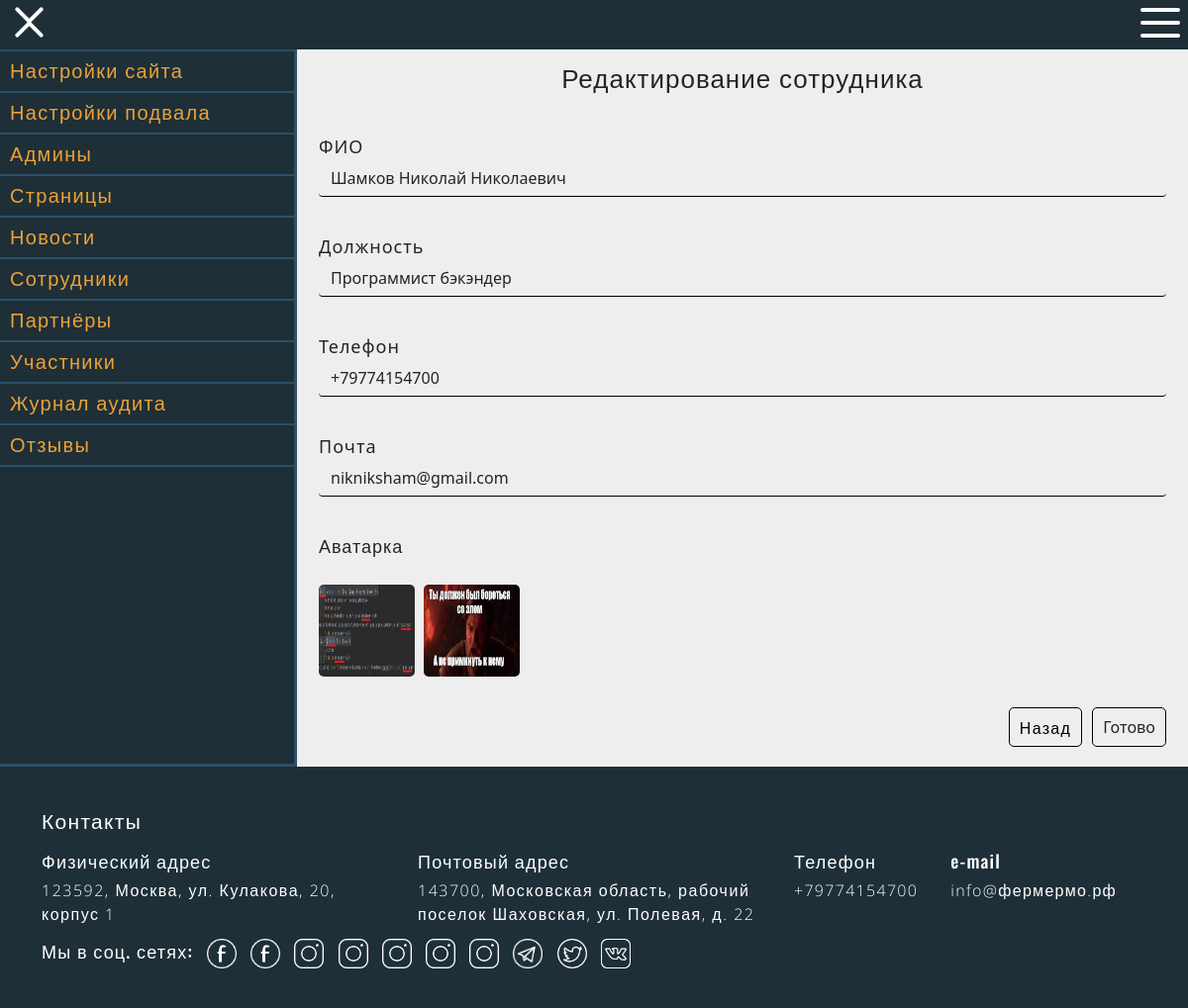
Screenshot of /admin-edit-worker/1 (signed in) with the database file from the repository.
### data/worker.py (models this page shows, shortened)
class Worker(SqlAlchemyBase, SerializerMixin):
    __tablename__ = 'worker'
    id = sqlalchemy.Column(sqlalchemy.Integer, primary_key=True, autoincrement=True)
    image = sqlalchemy.Column(sqlalchemy.String, nullable=True)
    name = sqlalchemy.Column(sqlalchemy.String, nullable=True)
    profession = sqlalchemy.Column(sqlalchemy.String, nullable=True)
    phone = sqlalchemy.Column(sqlalchemy.String, nullable=True)
    email = sqlalchemy.Column(sqlalchemy.String, nullable=True)
    created_date = sqlalchemy.Column(sqlalchemy.DateTime, default=datetime.now())

### run.py (the view)
@application.route("/admin-edit-worker/<int:id>", methods=['GET', 'POST'])
@login_required
def admin_edit_worker(id):
    if current_user.status > 0:
        form, path = WorkerForm(), get_path()
        worker = edit_worker(id, {"admin_email": current_user.email, "action": "get"})
        message, result, filenames = None, False, []
        if "message" not in worker:
            if request.method == 'POST':
                filenames = save_image_test(request.files, path, current_user.email, max_image=1)
                message = edit_worker(id, {"profession": form.profession.data, "name": form.name.data,
                                           "email": form.email.data, "phone": form.phone.data,
                                           "image": '//'.join(filenames), "action": "put", "admin_email": current_user.email})
                if "success" in message:
                    filenames = copy_files(path, f"worker/worker_{id}", filenames)
                    m = edit_worker(id, {"image": '//'.join(filenames), "action": "put", "admin_email": current_user.email})
                    result = True
                    set_other_params()
                message = list(message.values())[-1]
            else:
                form.profession.data = worker["profession"]
                form.name.data = worker["name"]
                form.email.data = worker["email"]
                form.phone.data = worker["phone"]
                if get_files_from(path) == []:
                    filenames = copy_files(f"worker/worker_{id}", path, worker["image"].split("//"))
                    admin_images[current_user.email] = [_.split("/")[-1] for _ in filenames]
                else:
                    filenames = get_files_from(path)
        else:
            message = list(worker.values())[-1]
        return get_render_template('form/admin-form-worker.html', title='Редактирование сотрудника', message=message,
                               form=form, result=result, flag=False, filenames=filenames, image_len=len(filenames) + 1)
    return you_dont_have_permission()

### data/forms.py
class WorkerForm(StartForm):
    name = StringField('ФИО', validators=[DataRequired()])
    profession = StringField('Должность', validators=[DataRequired()])
    phone = StringField("Телефон", validators=[DataRequired()])
    email = StringField("Почта", validators=[DataRequired()])

### data/Inner/WorkerInnerAPI.py (called while the page is built)
def find_by_id(id, session):
    worker = session.query(Worker).get(id)
    if not worker:
        return raise_error(f"Сотрудник не найден", session), 1
    return worker, session

### data/Inner/main_file.py (called while the page is built)
def check_admin_status(email, need_status=1):
    admin, session = check_admin(email)
    if admin.status < int(need_status):
        return raise_error("У вас недостаточно прав для этого", session), 1
    return admin, session

def check_admin(email):
    session = db_session.create_session()
    user = session.query(User).filter(User.email == email).first()
    if not user:
        return raise_error(f"Админ {email} не найден", session), 1
    return user, session

### data/db_session.py (called while the page is built)
def create_session() -> Session:
    global __factory
    return __factory()

### run.py (called while the page is built)
def get_render_template(template, **kwargs):
    return render_template(template, special_params=get_special_params(), **kwargs)

def get_path(end=""):
    return f"tmp/{current_user.email}{end}"

@login_manager.user_loader
def load_user(user_id):
    session = db_session.create_session()
    a = session.query(User).get(user_id)
    session.close()
    return a

def get_files_from(folder, path=application.config["UPLOAD_FOLDER"]):
    files = []
    if os.path.exists(application.config["UPLOAD_FOLDER"]+folder):
        files = os.listdir(application.config["UPLOAD_FOLDER"]+folder)
    return files

def get_special_params():
    global load_new_footer_params, load_new_params, load_seo_params
    if load_new_footer_params:
        load_new_footer_params = False
        set_footer_params()
    if load_new_params:
        load_new_params = False
        set_other_params()
    if load_seo_params:
        load_seo_params = False
        set_seo_params()
    local_special_params = special_params.copy()
    local_special_params["is_admin"] = not current_user.is_anonymous
    return local_special_params

### templates/form/admin-form-worker.html (shortened to what this page needs)
{% extends "admin-panel.html" %}
{% block adminblock %}
<p class="settings-title">{{title}}</p>
<div class="settings">
    <form action="" method="post" enctype=multipart/form-data>
        <div class="main">
            {{ form.name.label }}<br>
            {{ form.name(class="form-control") }}<br>
            {{ form.profession.label }}<br>
            {{ form.profession(class="form-control") }}<br>
            {{ form.phone.label }}<br>
            {{ form.phone(class="form-control") }}<br>
            {{ form.email.label }}<br>
            {{ form.email(class="form-control") }}<br>
            <p>Аватарка</p>
            <div class="settings-images">
                <div id="images1">
                    {% if filenames %}
                    {% for filename in filenames %}
                    <div class="input-file-row-1">
                        <div class="upload-file-container">
                            <div class="delete-image"></div>
                            <img id="image{{loop.index}}" class="visible" src="/static/img/{{filename}}"
                                 alt="">
                        </div>
                    </div>
                    {% endfor %}
                    {% endif %}
                </div>
            </div>
            <div class="submit-block">
                <button class="element-exit"><a href=/admin-list-worker>Назад</a></button>
                {{ form.submit(type="submit", class="btn btn-primary submit") }}
            </div>
        </div>
    </form>
</div>
{% endblock %}

### static/css/style.css (style rules this page uses)
*, *::before, *::after { margin: 0; padding: 0; }
button { border: none; }
body { padding-top: 50px; min-height: 100vh; background: #f4f4f4; display: flex; flex-direction: column; }
p { font-family: 'Open Sans', sans-serif; font-weight: 300; }
a { font-family: 'Open Sans', sans-serif; font-weight: 300; color: inherit; text-decoration: none; letter-spacing: 1.3px; }

### static/css/admin-panel.css (style rules this page uses)
.settings { padding: 10px; }
.settings p { overflow-wrap: break-word; word-wrap: break-word; -ms-word-break: break-all; word-break: break-all; word-break: break-word; -ms-hyphens: auto; -moz-hyphens: auto; -webkit-hyphens: auto; hyphens: auto; margin: 0; }
.settings input { color: #212529; margin-bottom: 10px; }
.settings input[type="text"] { outline: none; border: none; background: transparent; border-bottom: 1px solid black; }
.settings input[type="submit"] { margin-bottom: 0; background: transparent; padding: 7px 10px; border-radius: 5px; outline: none; border: 1px solid black; }
.settings-title { padding: 10px; width: 100%; text-align: center; font-size: 24px; }
.submit-block { padding: 10px 0; width: 100%; display: flex; justify-content: flex-end; }
.input-file-row-1:after { content: "."; display: block; clear: both; visibility: hidden; line-height: 0; height: 0; }
.input-file-row-1 { display: inline-block; margin-top: 25px; position: relative; }
.upload-file-container { position: relative; width: 100px; height: 100px; background: url(../img/plusik.png) top center no-repeat; background-size: 100px 100px; overflow: hidden; float: left; margin-left: 23px; }
.upload-file-container:first-child { margin-left: 0; }
.upload-file-container > img { width: 97px; height: 93px; border-radius: 5px; -webkit-border-radius: 5px; -moz-border-radius: 5px; }
img.visible { display: block; background: white; }
.delete-image { position: absolute; z-index: 3; right: 2px; width: 30px; height: 30px; }
.settings-element-edit, .settings-element-delete, .settings-element-add, .settings-element-move, .settings-element-move-empty, .element-exit { color: black; padding: 0 5px; }
.element-exit { margin-right: 10px; background: transparent; padding: 0; color: black; border-radius: 5px; font-weight: 500; font-family: 'Open Sans', sans-serif; outline: none; border: 1px solid black; }
.element-exit a { padding: 10px; font-weight: 400; font-size: 16px; font-family: 'Open Sans', sans-serif; }
.settings-title { font-size: 26px; }

### rows the page displays
Worker: name "Шамков Николай Николаевич", profession "Программист бэкэндер", phone "+79774154700", email "nikniksham@gmail.com"

### other values shown
{{ title }} "Редактирование сотрудника"
{{ special_params["address"][0]["place"] }} "123592, Москва, ул. Кулакова, 20, корпус 1"
{{ special_params["address"][1]["place"] }} "143700, Московская область, рабочий поселок Шаховская, ул. Полевая, д. 22"
{{ phone['number'] }} "+79774154700"
{{ email['email_address'] }} "info@фермермо.рф"
